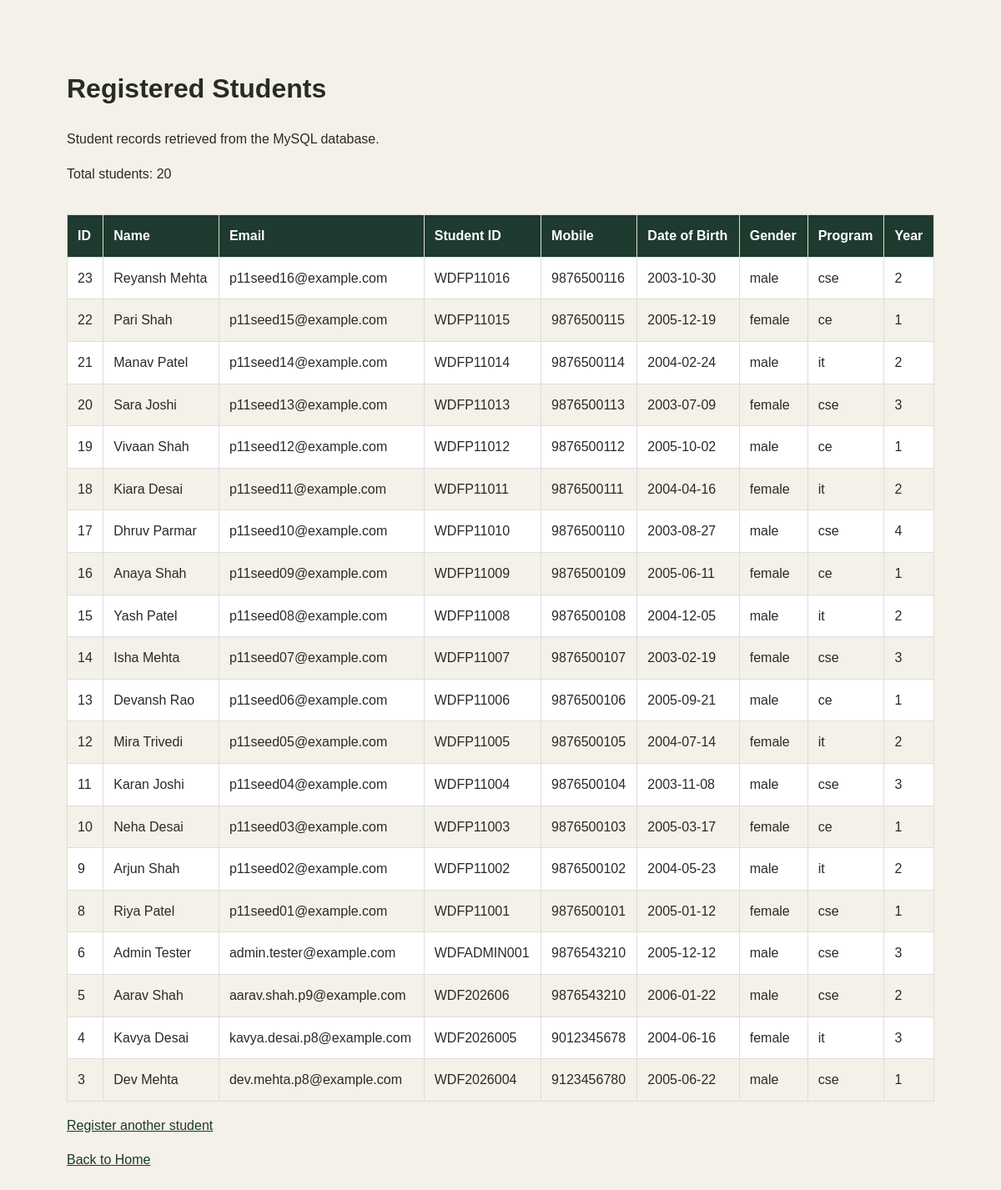
/view-students.php, run on the app's committed database.
### tables this page shows
CREATE TABLE `students` (
  `student_id` int(11) NOT NULL,
  `name` varchar(100) NOT NULL,
  `email` varchar(100) NOT NULL,
  `college_student_id` varchar(30) DEFAULT NULL,
  `mobile` varchar(10) DEFAULT NULL,
  `date_of_birth` date DEFAULT NULL,
  `gender` enum('male','female','other') DEFAULT NULL,
  `program` enum('cse','it','ce') DEFAULT NULL,
  `study_year` tinyint(3) UNSIGNED DEFAULT NULL,
  `password_hash` varchar(255) DEFAULT NULL,
  `role` enum('student','admin') NOT NULL DEFAULT 'student',
  `last_login` datetime DEFAULT NULL
);

### view-students.php (the view, shortened to what this page needs)
<?php
require __DIR__ . "/db.php";
$stmt = $pdo->prepare(
    "SELECT student_id, name, email, college_student_id,
            mobile, date_of_birth, gender, program, study_year
     FROM students
     ORDER BY student_id DESC"
);
$stmt->execute();
$students = $stmt->fetchAll(PDO::FETCH_ASSOC);
?>
<!DOCTYPE html>
<html lang="en">
<head>
    <link rel="stylesheet" href="style.css">
</head>
<body>
<main class="database-page">
    <h1>Registered Students</h1>
    <p>Student records retrieved from the MySQL database.</p>
    <p>Total students: <?= count($students) ?></p>
    <?php if (empty($students)): ?>
        <p>No students have registered yet.</p>
    <?php else: ?>
        <div class="table-container">
            <table>
                <thead>
                    <tr>
                        <th>ID</th>
                        <th>Name</th>
                        <th>Email</th>
                        <th>Student ID</th>
                        <th>Mobile</th>
                        <th>Date of Birth</th>
                        <th>Gender</th>
                        <th>Program</th>
                        <th>Year</th>
                    </tr>
                </thead>
                <tbody>
                    <?php foreach ($students as $student): ?>
                        <tr>
                            <td><?= htmlspecialchars((string)$student["student_id"]) ?></td>
                            <td><?= htmlspecialchars($student["name"]) ?></td>
                            <td><?= htmlspecialchars($student["email"]) ?></td>
                            <td><?= htmlspecialchars($student["college_student_id"] ?? "") ?></td>
                            <td><?= htmlspecialchars($student["mobile"] ?? "") ?></td>
                            <td><?= htmlspecialchars($student["date_of_birth"] ?? "") ?></td>
                            <td><?= htmlspecialchars($student["gender"] ?? "") ?></td>
                            <td><?= htmlspecialchars($student["program"] ?? "") ?></td>
                            <td><?= htmlspecialchars((string)($student["study_year"] ?? "")) ?></td>
                        </tr>
                    <?php endforeach; ?>
                </tbody>
            </table>
        </div>
    <?php endif; ?>
    <p><a href="register.php">Register another student</a></p>
    <p><a href="index.html">Back to Home</a></p>
</main>
</body>
</html>

### style.css (style rules this page uses)
* { box-sizing: border-box; }
body { margin: 0; font-family: Arial, sans-serif; line-height: 1.6; background-color: #f4f1e8; color: #292b25; }
main { width: 90%; max-width: 1200px; margin: 35px auto; }

### view-students.php (style rules this page uses)
.database-page { max-width: 1200px; margin: 40px auto; padding: 20px; }
.table-container { overflow-x: auto; }
table { width: 100%; border-collapse: collapse; margin-top: 20px; background: white; }
th, td { padding: 12px; border: 1px solid #ddd; text-align: left; }
th { background: #1f3a2e; color: white; }
tr:nth-child(even) { background: #f4f1e8; }
.database-page a { color: #1f3a2e; }

### data on the page
students: student_id "23", name "Reyansh Mehta", email "p11seed16@example.com", college_student "WDFP11016", mobile "9876500116", date_of_birth "2003-10-30", gender "male", program "cse", study_year "2"
students: student_id "22", name "Pari Shah", email "p11seed15@example.com", college_student "WDFP11015", mobile "9876500115", date_of_birth "2005-12-19", gender "female", program "ce", study_year "1"
students: student_id "21", name "Manav Patel", email "p11seed14@example.com", college_student "WDFP11014", mobile "9876500114", date_of_birth "2004-02-24", gender "male", program "it", study_year "2"
students: student_id "20", name "Sara Joshi", email "p11seed13@example.com", college_student "WDFP11013", mobile "9876500113", date_of_birth "2003-07-09", gender "female", program "cse", study_year "3"
students: student_id "19", name "Vivaan Shah", email "p11seed12@example.com", college_student "WDFP11012", mobile "9876500112", date_of_birth "2005-10-02", gender "male", program "ce", study_year "1"
students: student_id "18", name "Kiara Desai", email "p11seed11@example.com", college_student "WDFP11011", mobile "9876500111", date_of_birth "2004-04-16", gender "female", program "it", study_year "2"
students: student_id "17", name "Dhruv Parmar", email "p11seed10@example.com", college_student "WDFP11010", mobile "9876500110", date_of_birth "2003-08-27", gender "male", program "cse", study_year "4"
students: student_id "16", name "Anaya Shah", email "p11seed09@example.com", college_student "WDFP11009", mobile "9876500109", date_of_birth "2005-06-11", gender "female", program "ce", study_year "1"
students: student_id "15", name "Yash Patel", email "p11seed08@example.com", college_student "WDFP11008", mobile "9876500108", date_of_birth "2004-12-05", gender "male", program "it", study_year "2"
students: student_id "14", name "Isha Mehta", email "p11seed07@example.com", college_student "WDFP11007", mobile "9876500107", date_of_birth "2003-02-19", gender "female", program "cse", study_year "3"
students: student_id "13", name "Devansh Rao", email "p11seed06@example.com", college_student "WDFP11006", mobile "9876500106", date_of_birth "2005-09-21", gender "male", program "ce", study_year "1"
students: student_id "12", name "Mira Trivedi", email "p11seed05@example.com", college_student "WDFP11005", mobile "9876500105", date_of_birth "2004-07-14", gender "female", program "it", study_year "2"
students: student_id "11", name "Karan Joshi", email "p11seed04@example.com", college_student "WDFP11004", mobile "9876500104", date_of_birth "2003-11-08", gender "male", program "cse", study_year "3"
students: student_id "10", name "Neha Desai", email "p11seed03@example.com", college_student "WDFP11003", mobile "9876500103", date_of_birth "2005-03-17", gender "female", program "ce", study_year "1"
students: student_id "9", name "Arjun Shah", email "p11seed02@example.com", college_student "WDFP11002", mobile "9876500102", date_of_birth "2004-05-23", gender "male", program "it", study_year "2"
students: student_id "8", name "Riya Patel", email "p11seed01@example.com", college_student "WDFP11001", mobile "9876500101", date_of_birth "2005-01-12", gender "female", program "cse", study_year "1"
students: student_id "6", name "Admin Tester", email "admin.tester@example.com", college_student "WDFADMIN001", mobile "9876543210", date_of_birth "2005-12-12", gender "male", program "cse", study_year "3"
students: student_id "5", name "Aarav Shah", email "aarav.shah.p9@example.com", college_student "WDF202606", mobile "9876543210", date_of_birth "2006-01-22", gender "male", program "cse", study_year "2"
students: student_id "4", name "Kavya Desai", email "kavya.desai.p8@example.com", college_student "WDF2026005", mobile "9012345678", date_of_birth "2004-06-16", gender "female", program "it", study_year "3"
students: student_id "3", name "Dev Mehta", email "dev.mehta.p8@example.com", college_student "WDF2026004", mobile "9123456780", date_of_birth "2005-06-22", gender "male", program "cse", study_year "1"

### other printed values
count($students) "20"
